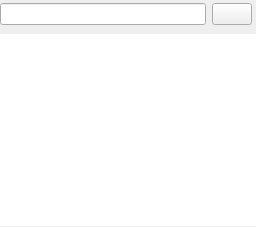
                     <widget class="QWidget" name="tab_3">
                      <attribute name="icon">
                       <iconset resource="../Icons/icons.qrc">
                        <normaloff>:/Icons/icons/show_color_controls.png</normaloff>:/Icons/icons/show_color_controls.png</iconset>
                      </attribute>
                      <attribute name="title">
                       <string>Diagrams</string>
                      </attribute>
                      <layout class="QVBoxLayout" name="verticalLayout_37">
                       <property name="leftMargin">
                        <number>0</number>
                       </property>
                       <property name="topMargin">
                        <number>0</number>
                       </property>
                       <property name="rightMargin">
                        <number>0</number>
                       </property>
                       <property name="bottomMargin">
                        <number>1</number>
                       </property>
                       <item>
                        <widget class="QFrame" name="frame_36">
                         <property name="frameShape">
                          <enum>QFrame::Shape::NoFrame</enum>
                         </property>
                         <property name="frameShadow">
                          <enum>QFrame::Shadow::Raised</enum>
                         </property>
                         <layout class="QHBoxLayout" name="horizontalLayout_26">
                          <property name="leftMargin">
                           <number>0</number>
                          </property>
                          <property name="topMargin">
                           <number>3</number>
                          </property>
                          <property name="rightMargin">
                           <number>4</number>
                          </property>
                          <property name="bottomMargin">
                           <number>3</number>
                          </property>
                          <item>
                           <widget class="QLineEdit" name="diagramSearchLineEdit"/>
                          </item>
                          <item>
                           <widget class="QPushButton" name="diagramSearchButton">
                            <property name="text">
                             <string/>
                            </property>
                            <property name="icon">
                             <iconset resource="../Icons/icons.qrc">
                              <normaloff>:/Icons/icons/magnifying_glass2.png</normaloff>:/Icons/icons/magnifying_glass2.png</iconset>
                            </property>
                           </widget>
                          </item>
                         </layout>
                        </widget>
                       </item>
                       <item>
                        <widget class="QListView" name="diagramsListView">
                         <property name="toolTip">
                          <string>List of available diagrams</string>
                         </property>
                         <property name="frameShape">
                          <enum>QFrame::Shape::NoFrame</enum>
                         </property>
                        </widget>
                       </item>
                      </layout>
                     </widget>
